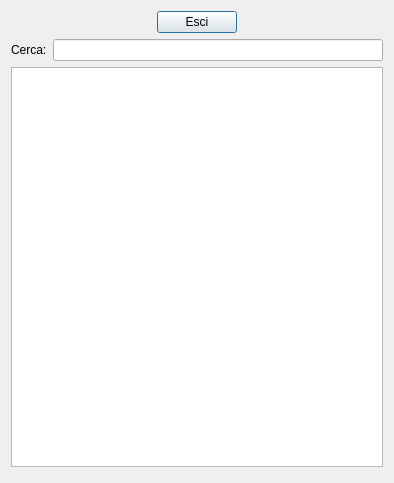
<?xml version="1.0" encoding="UTF-8"?>
<ui version="4.0">
 <class>dialogCercaArticolo</class>
 <widget class="QDialog" name="dialogCercaArticolo">
  <property name="geometry">
   <rect>
    <x>0</x>
    <y>0</y>
    <width>394</width>
    <height>483</height>
   </rect>
  </property>
  <property name="windowTitle">
   <string>Dialog</string>
  </property>
  <layout class="QGridLayout" name="gridLayout_3">
   <item row="2" column="0">
    <widget class="QTableView" name="tv_main">
     <property name="minimumSize">
      <size>
       <width>0</width>
       <height>400</height>
      </size>
     </property>
     <property name="maximumSize">
      <size>
       <width>16777215</width>
       <height>400</height>
      </size>
     </property>
    </widget>
   </item>
   <item row="1" column="0">
    <layout class="QGridLayout" name="gridLayout_2">
     <item row="0" column="0">
      <widget class="QLabel" name="label">
       <property name="text">
        <string>Cerca:</string>
       </property>
      </widget>
     </item>
     <item row="0" column="1">
      <widget class="QLineEdit" name="l_cerca"/>
     </item>
    </layout>
   </item>
   <item row="0" column="0">
    <layout class="QGridLayout" name="gridLayout">
     <item row="0" column="0">
      <spacer name="horizontalSpacer">
       <property name="orientation">
        <enum>Qt::Horizontal</enum>
       </property>
       <property name="sizeHint" stdset="0">
        <size>
         <width>40</width>
         <height>20</height>
        </size>
       </property>
      </spacer>
     </item>
     <item row="0" column="1">
      <widget class="QPushButton" name="b_esci">
       <property name="text">
        <string>Esci</string>
       </property>
      </widget>
     </item>
     <item row="0" column="2">
      <spacer name="horizontalSpacer_2">
       <property name="orientation">
        <enum>Qt::Horizontal</enum>
       </property>
       <property name="sizeHint" stdset="0">
        <size>
         <width>40</width>
         <height>20</height>
        </size>
       </property>
      </spacer>
     </item>
    </layout>
   </item>
   <item row="3" column="0">
    <spacer name="verticalSpacer">
     <property name="orientation">
      <enum>Qt::Vertical</enum>
     </property>
     <property name="sizeHint" stdset="0">
      <size>
       <width>20</width>
       <height>0</height>
      </size>
     </property>
    </spacer>
   </item>
  </layout>
 </widget>
 <resources/>
 <connections/>
</ui>
